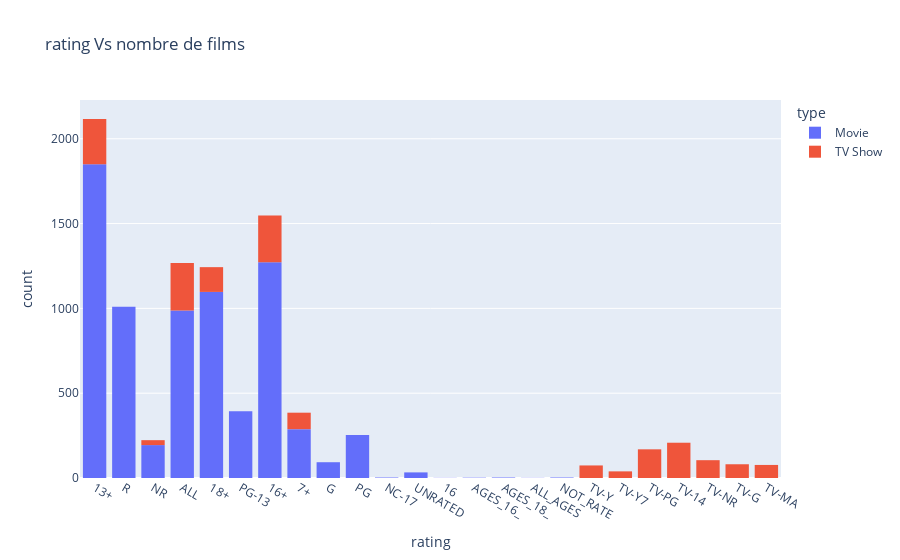

Write notebook code for a chart like this one.
### Code cell
fig2 = px.histogram(data, x="rating", nbins=20, color="type", title="rating Vs nombre de films")
fig2.show()

### Figure 1 — Plotly figure (JSON) as saved in the notebook; plotly's stock layout.template omitted (floating-point values rounded to 4 significant figures; data arrays with more than 128 entries replaced by an {"elided": "..."} marker saying what was removed)
{"data": [{"alignmentgroup": "True", "bingroup": "x", "hovertemplate": "type=Movie<br>rating=%{x}<br>count=%{y}<extra></extra>", "legendgroup": "Movie", "marker": {"color": "#636efa", "pattern": {"shape": ""}}, "name": "Movie", "nbinsx": 20, "offsetgroup": "Movie", "orientation": "v", "showlegend": true, "type": "histogram", "x": {"elided": "7814 str values"}, "xaxis": "x", "yaxis": "y"}, {"alignmentgroup": "True", "bingroup": "x", "hovertemplate": "type=TV Show<br>rating=%{x}<br>count=%{y}<extra></extra>", "legendgroup": "TV Show", "marker": {"color": "#EF553B", "pattern": {"shape": ""}}, "name": "TV Show", "nbinsx": 20, "offsetgroup": "TV Show", "orientation": "v", "showlegend": true, "type": "histogram", "x": {"elided": "1854 str values"}, "xaxis": "x", "yaxis": "y"}], "layout": {"barmode": "relative", "legend": {"title": {"text": "type"}, "tracegroupgap": 0}, "title": {"text": "rating Vs nombre de films"}, "xaxis": {"anchor": "y", "domain": [0, 1], "title": {"text": "rating"}}, "yaxis": {"anchor": "x", "domain": [0, 1], "title": {"text": "count"}}}}
